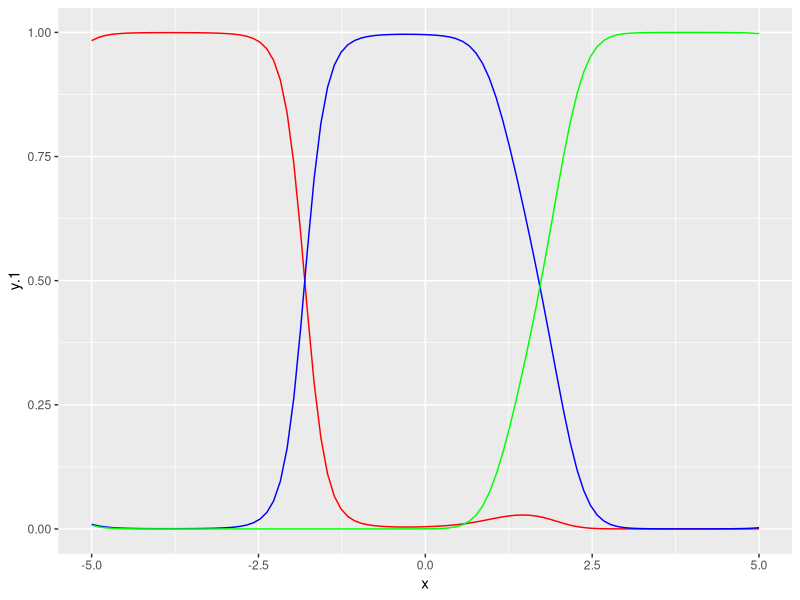
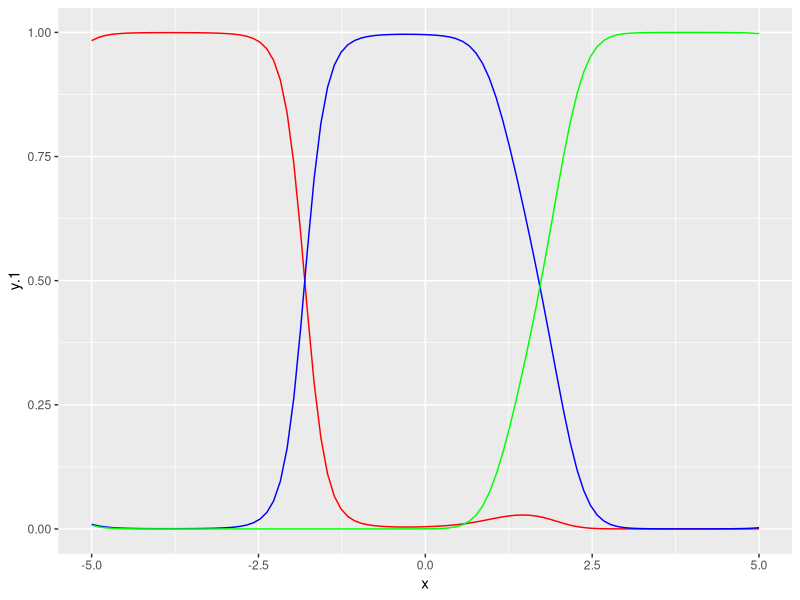

Write R code to recreate these figures, in order.
library(ggplot2)

repmat <- function(mat, m, n) {
  rmat <- mat
  for (i in 1:m) {
    if (i == m) break
    rmat <- rbind(rmat, mat)
  }
  crmat <- rmat
  for (i in 1:n) {
    if (i == n) break
    crmat <- cbind(crmat, rmat)
  }
  crmat
}

sum2 <- function(x) {
  n <- length(x[,1])
  s <- matrix(0, n, 1)
  for (i in 1:n) {
    s[i] <- sum(x[i,])
  }
  s
}

n <- 90
c <- 3
y <- matrix(1:3, n, 1)

x <- matrix(rnorm(n), n, 1) + matrix(seq(-3, 3, len=c), n, 1)

h <- 1
hh <- 2*h^2
E <- 0.1

t0 <- matrix(rnorm(n*c), n, c)
for (j in 100) {
  for (o in 1:1000 * n) {
    i <- ceiling(runif(1)*n)
    yi <- y[i]
    ki <- exp(-((x-x[i])^2/hh))
    ci <- exp(Conj(t(ki)) %*% t0)
    t <- t0 - E * (ki %*% ci) / (1 + sum(ci))
    t[,yi] <- t[,yi] + E * ki
    if (norm(t-t0) < 0.000001) break
    t0 <- t
  }
}

N <- 100
X <- matrix(seq(-5, 5, len=N), N, 1)
K <- exp(-(repmat(X^2, 1, n) + repmat(Conj(t(x^2)), N, 1) - 2 * X %*% Conj(t(x))) / hh)

C <- exp(K %*% t)
C <- C / repmat(sum2(C), 1, c)

df <- data.frame(x=X, y=C)
gp <- ggplot(df) +
  geom_line(aes(x, y.1), col='red') +
  geom_line(aes(x, y.2), col='blue') +
  geom_line(aes(x, y.3), col='green')
print(gp)
ggsave('./logistic_regression.png')